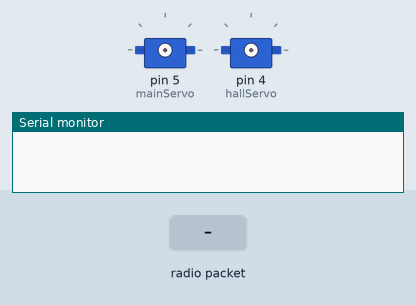
A sketch run on a simulated Arduino Uno, built with avr-gcc and run on an emulated ATmega328P. Parts: 2 × servo, the last lines printed to the serial monitor. Inputs (shaded band) come from the test bench. No radio packets arrive unless stated.

Above: at 2.7 s.
2.8 s: radio packet "F00" arrives
At 5.7 s:
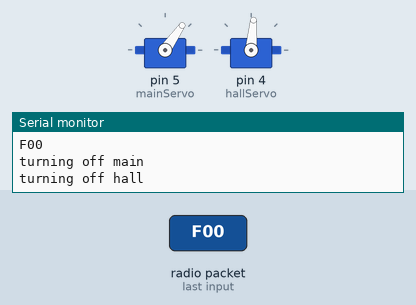
8.8 s: radio packet "F1_" arrives
At 9.1 s:
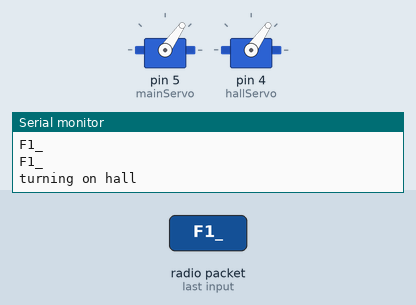
11.8 s: radio packet "F11" arrives
At 12.6 s:
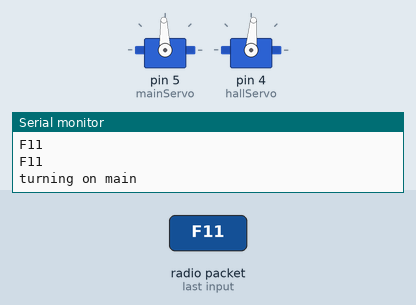
Timing chart, 0 to 14.8 s (numbered marks = the images above; inputs shaded):
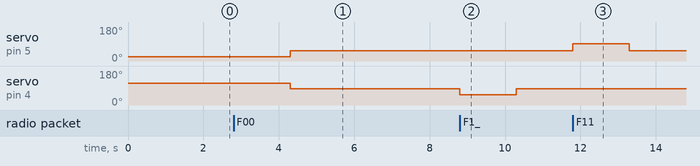

The sketch:

LightsWifiNano.ino
```cpp
#include <SPI.h>
#include <nRF24L01.h>
#include <RF24.h>
#include <Servo.h>
RF24 radio(7,8); // CE, CSN
char text[32];

Servo hallServo;
Servo mainServo;

boolean hallPos = false;
boolean mainPos = false;
int hallPosOff = 50;
int hallPosOn = 60;
int mainPosOff = 128;
int mainPosOn = 0;
unsigned long prevT = 0;

boolean resetMain = false;
boolean resetHall = false;

int hallPin = 5;
int mainPin = 3;

int hallDelt = 0;
int mainDelt = 0;

int setHallTime = 0;
int moveHallTime = 0;

int setMainTime = 0;
int moveMainTime = 0;
String prev ="";
const byte address[6] = "00001";
void setup() {
  Serial.begin(9600);
  radio.begin();
  radio.openReadingPipe(0, address);
  //radio.setPALevel(RF24_PA_MIN);

  radio.startListening();
}

void loop() {

  if (radio.available()) {
    radio.read(&text, radio.getPayloadSize());
    Serial.println(text);

    String dataIn = String(text);
    /**
    Serial.println("/////");
    Serial.println(prev);
    Serial.println(dataIn);
    Serial.println(prevT);
    Serial.println(abs(millis() - prevT));
    Serial.println(prev == dataIn);
    Serial.println(abs(millis() - prevT) <5000);
    */
    if(prev == dataIn && abs(millis() - prevT) <5000)
    {
      dataIn = "";
      prevT = millis();
    }
    else
    {
      prev = dataIn;
      prevT = millis();
      Serial.println(dataIn);
    }

   hallDelt = 0;
    mainDelt = 0;
    //all the ways in which to move jsut hall off
    if(dataIn == "F0_" || dataIn == "F00" || ((dataIn == "0_" || dataIn == "00") && hallPos == true))
    {
      hallPos = false;
      hallDelt = 1;
      setHallTime = millis();
    }
    if(dataIn == "F1_" || dataIn == "F11" || ((dataIn == "1_" || dataIn == "11") && hallPos == false))
    {
      hallPos = true;
      hallDelt = 1;
      setHallTime = millis();
    }
    if(dataIn == "F_0" || dataIn == "F00" || ((dataIn == "_0" || dataIn == "00") && mainPos == true))
    {
      mainPos = false;
      mainDelt = 1;
      setMainTime = millis();
    }
    if(dataIn == "F_1" || dataIn == "F11" || ((dataIn == "_1" || dataIn == "11") && mainPos == false))
    {
      mainPos = true;
      mainDelt = 1;
      setMainTime = millis();
    }
    if(mainPos && mainDelt == 1&&abs(moveMainTime - setMainTime)>2750)
    {
      mainServo.attach(5);
      Serial.println("turning on main");
      mainServo.write(92);
      resetMain = true;

    }
    if(!mainPos && mainDelt == 1&&abs(moveMainTime - setMainTime)>2750)
    {
      mainServo.attach(5);
      Serial.println("turning off main");
      mainServo.write(22);
      resetMain = true;

    }
    if(hallPos&& hallDelt == 1&&abs(moveHallTime - setHallTime)>2750)
    {
      hallServo.attach(4);
      Serial.println("turning on hall");
      hallServo.write(55);
      resetHall = true;

      //setHallServoHallOn
    }
    if(!hallPos&& hallDelt == 1&&abs(moveHallTime - setHallTime)>2750)
    {
      hallServo.attach(4);
      Serial.println("turning off hall");

      hallServo.write(115);
      resetHall = true;

      //setHallServoHallOff
    }
    if(resetHall || resetMain)
    {
      delay(1500);
    }
    if(resetHall)
    {
      hallServo.write(85);

    }
    if(resetMain)
    {
      mainServo.write(55);

    }
    if(resetHall || resetMain)
    {
      delay(1000);
    }
    if(resetHall)
    {
      hallServo.detach();
      moveHallTime = millis();
      resetHall = false;
    }
    if(resetMain)
    {
      mainServo.detach();
      moveMainTime = millis();
      resetMain = false;
    }

  }

}
```

Measured:
- after the input at 2.8 s, servo on pin 5 (mainServo): 22° → 55° after 1.5 s; servo on pin 4 (hallServo): 115° → 85° after 1.5 s
- after the input at 8.8 s, servo on pin 4 (hallServo): 85° → 55° at once, → 85° 1.5 s later
- after the input at 11.8 s, servo on pin 5 (mainServo): 55° → 92° at once, → 55° 1.5 s later
